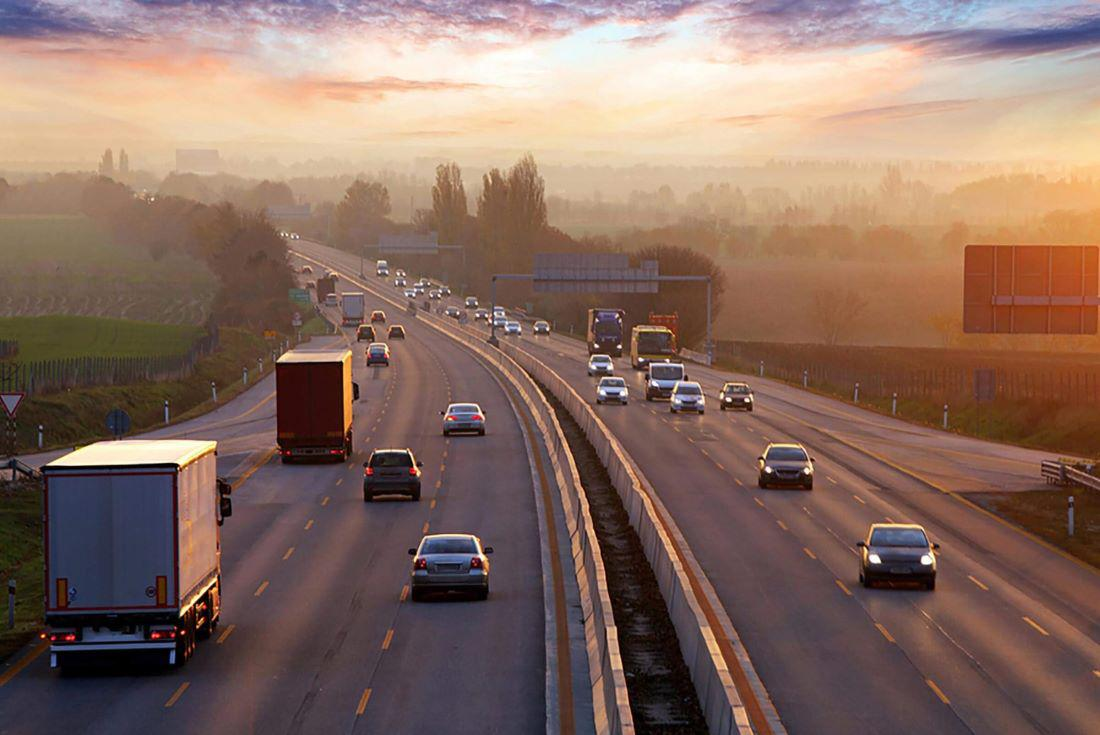
#> input picture opencv/image/a.jpg, 1100 x 735 px, found by its file name
$ python 6erosiondilo.py
#> lines starting #> are read from the running program, lines starting #| are printed output that depends on the picture

import cv2
import matplotlib.pyplot as plt
import numpy as np


image=cv2.imread("a.jpg")
#> image is the input picture: shape (735, 1100, 3); mean B, G, R 98.3, 109.4, 136.2

gray_scale=cv2.cvtColor(image,cv2.COLOR_BGR2GRAY)
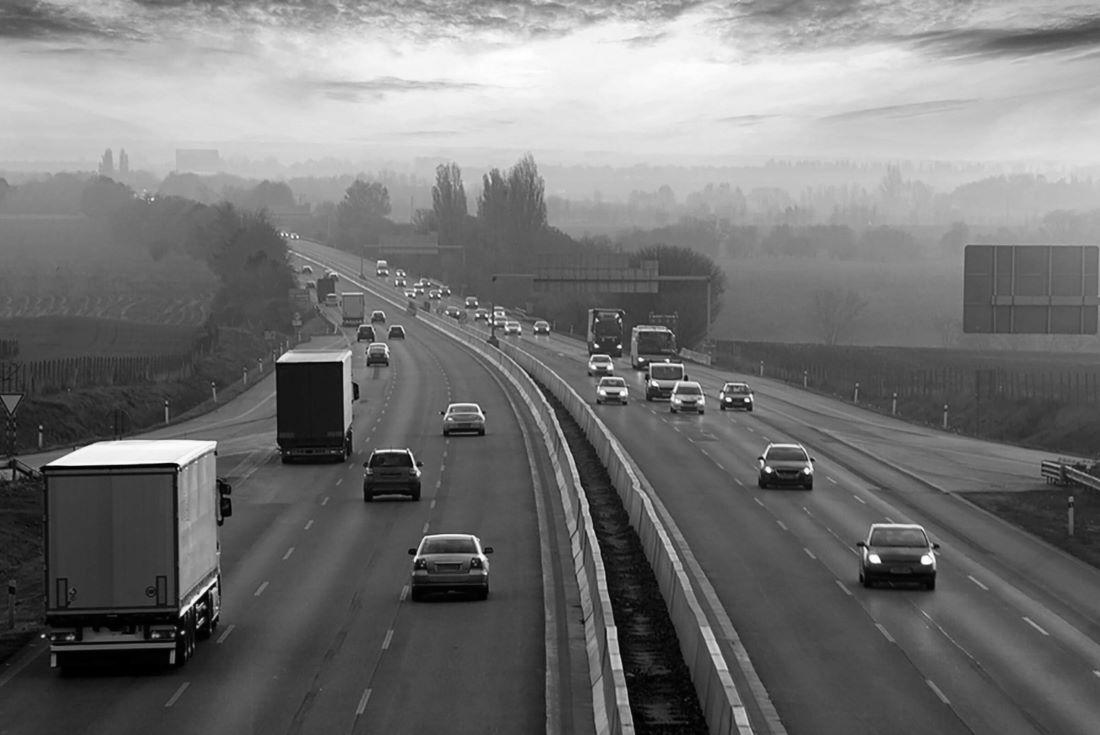
#> gray_scale: shape (735, 1100); min 0, max 255, mean 116.2
kernel = np.ones((5, 5), np.uint8)

image_ero=cv2.erode(gray_scale,kernel,iterations=2)
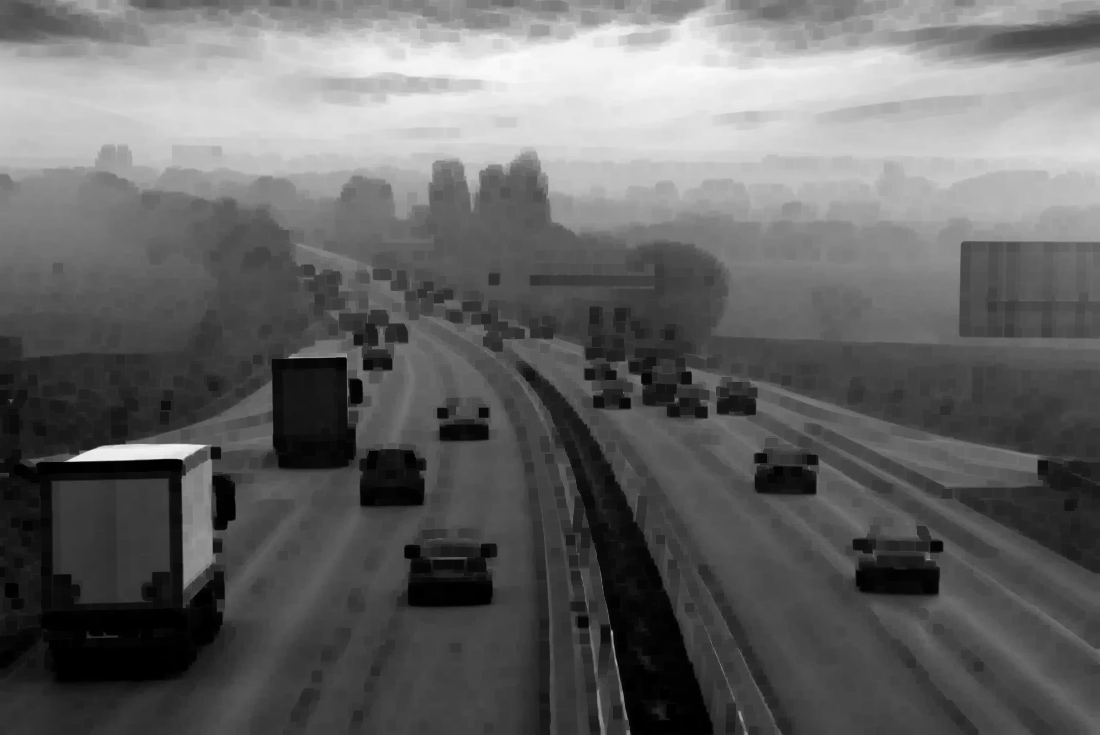
#> image_ero: shape (735, 1100); min 0, max 252, mean 101.4
image_dilo=cv2.dilate(gray_scale,kernel,iterations=2)
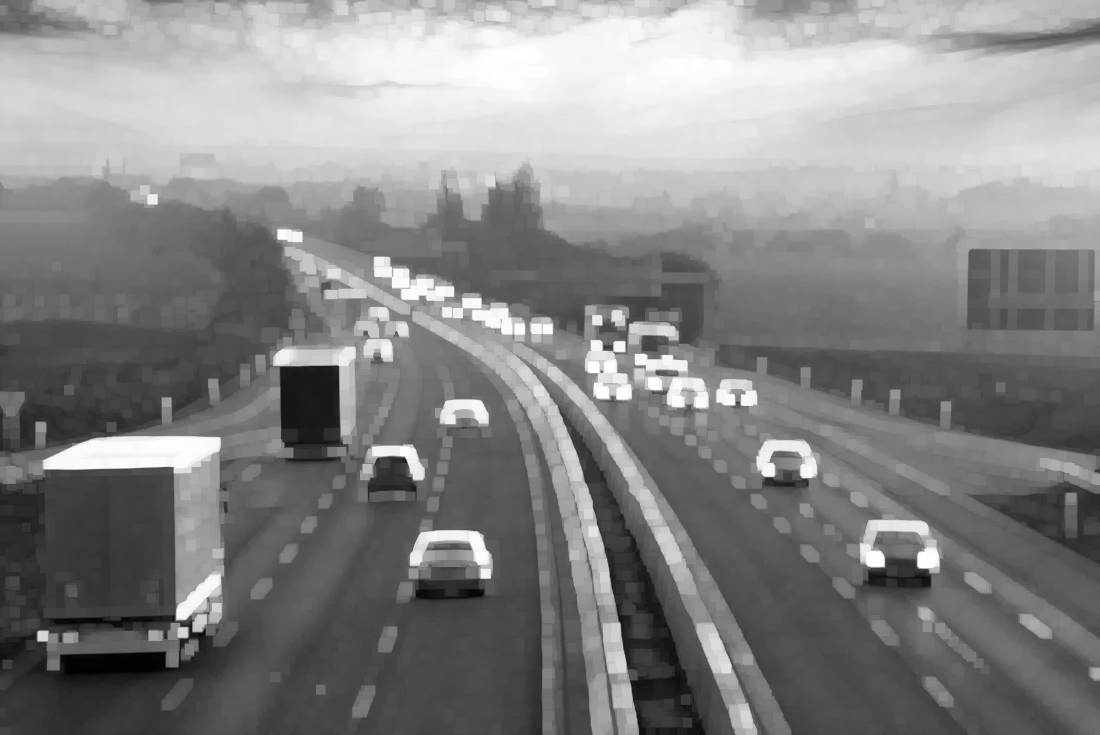
#> image_dilo: shape (735, 1100); min 0, max 255, mean 133.3

cv2.imshow('Input', gray_scale)
cv2.imshow('Erosion', image_ero)
cv2.imshow('Dilation',image_dilo)
cv2.waitKey(0)
cv2.destroyAllWindows()
